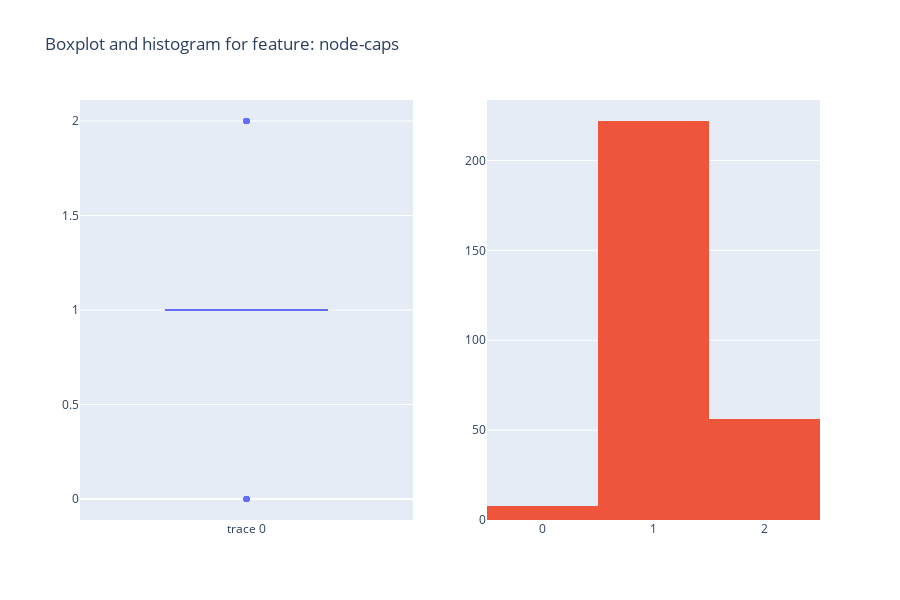

The code cell stored with this chart in its notebook:
### Code cell
fig = make_subplots(rows=1, cols=2)
fig.add_trace(go.Box( y=df[features[5]]),row=1,col=1)
fig.add_trace(go.Histogram(x=df[features[5]]),row=1,col=2)
fig.update_layout(height=600, title_text="Boxplot and histogram for feature: "+str(features[5]))
fig.update_layout(showlegend=False)
fig.show()

### Figure 1 — Plotly figure (JSON) as saved in the notebook; plotly's stock layout.template omitted (floating-point values rounded to 4 significant figures; data arrays with more than 128 entries replaced by an {"elided": "..."} marker saying what was removed)
{"data": [{"type": "box", "xaxis": "x", "y": {"elided": "286 int values"}, "yaxis": "y"}, {"type": "histogram", "x": {"elided": "286 int values"}, "xaxis": "x2", "yaxis": "y2"}], "layout": {"height": 600, "showlegend": false, "title": {"text": "Boxplot and histogram for feature: node-caps"}, "xaxis": {"anchor": "y", "domain": [0, 0.45]}, "xaxis2": {"anchor": "y2", "domain": [0.55, 1]}, "yaxis": {"anchor": "x", "domain": [0, 1]}, "yaxis2": {"anchor": "x2", "domain": [0, 1]}}}
